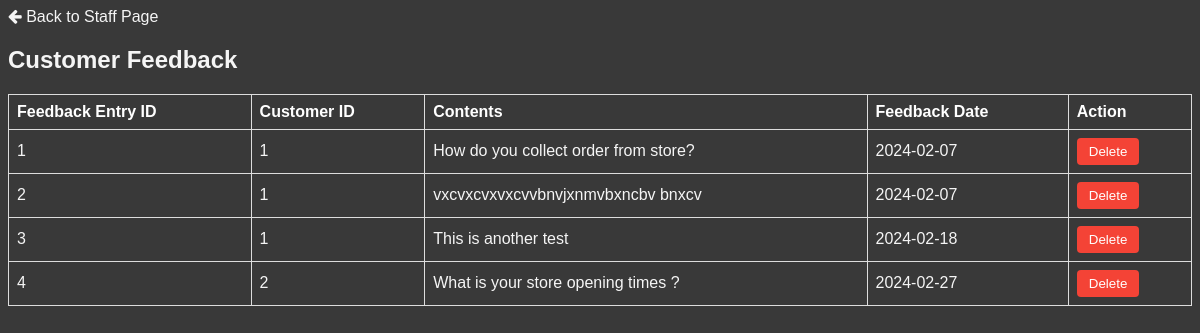
The page /CustomerFeedback.php on the database its author committed.
### tables this page shows
CREATE TABLE `feedback` (
  `FeedbackEntryID` int(11) NOT NULL,
  `CustomerID` int(11) DEFAULT NULL,
  `Contents` text,
  `FeedbackDate` date DEFAULT NULL
);

### CustomerFeedback.php (the view, shortened to what this page needs)
<!DOCTYPE html>
<html lang="en">
<head>
    <link rel="stylesheet" href="https://cdnjs.cloudflare.com/ajax/libs/font-awesome/4.7.0/css/font-awesome.min.css">
    <link rel="stylesheet" href="StaffPageCss.css">
</head>
<body>
<header>
    <div class="back-button">
        <a href="http://localhost:81/my-app/staffPage.php" class="back-button">
            <i class="fa fa-arrow-left" aria-hidden="true"></i>
            <span>Back to Staff Page</span>
        </a>
    </div>
</header>
<div class="container">
    <h2>Customer Feedback</h2>
    <table>
        <tr>
            <th>Feedback Entry ID</th>
            <th>Customer ID</th>
            <th>Contents</th>
            <th>Feedback Date</th>
            <th>Action</th>
        </tr>
        <?php
        $servername = "localhost";
        $username = "root";
        $password = "root";
        $dbname = "sunnyfielddata";
        $conn = new mysqli($servername, $username, $password, $dbname);
        $feedback_sql = "SELECT * FROM feedback";
        $feedback_result = $conn->query($feedback_sql);
        if ($feedback_result->num_rows > 0) {
            while($feedback_row = $feedback_result->fetch_assoc()) {
                echo "<tr>";
                echo "<td>" . $feedback_row["FeedbackEntryID"] . "</td>";
                echo "<td>" . $feedback_row["CustomerID"] . "</td>";
                echo "<td>" . $feedback_row["Contents"] . "</td>";
                echo "<td>" . $feedback_row["FeedbackDate"] . "</td>";
                echo "<td><button class=btn-remove onclick='deleteFeedback(" . $feedback_row["FeedbackEntryID"] . ")'>Delete</button></td>";
                echo "</tr>";
            }
        } else {
            echo "<tr><td colspan='5'>No customer feedback found</td></tr>";
        }
        ?>
    </table>
</div>
</body>
</html>

### StaffPageCss.css (style rules this page uses)
body { background-color: rgb(57,57,57); font-style: Arial, sans-serif; color:whitesmoke }
header { background-color:rgb(57,57,57); }
a:link { color: whitesmoke; background-color: transparent; text-decoration: none; }
body { font-family: Arial, sans-serif; }
table { width: 100%; border-collapse: collapse; }
th, td { padding: 8px; text-align: left; border-bottom: 1px solid #ddd; }
th { background-color: rgb(57,57,57); }
.btn-remove { background-color: #f44336; color: white; padding: 6px 12px; border: none; border-radius: 4px; cursor: pointer; }

### CustomerFeedback.php (style rules this page uses)
table { border-collapse: collapse; width: 100%; }
th, td { border: 1px solid #ddd; padding: 8px; text-align: left; }
th { background-color: rgb(57,57,57); color: white; }

### rows shown on the page
feedback: FeedbackEntryID "1", CustomerID "1", Contents "How do you collect order from store?", FeedbackDate "2024-02-07"
feedback: FeedbackEntryID "2", CustomerID "1", Contents "vxcvxcvxvxcvvbnvjxnmvbxncbv bnxcv", FeedbackDate "2024-02-07"
feedback: FeedbackEntryID "3", CustomerID "1", Contents "This is another test", FeedbackDate "2024-02-18"
feedback: FeedbackEntryID "4", CustomerID "2", Contents "What is your store opening times ?", FeedbackDate "2024-02-27"
